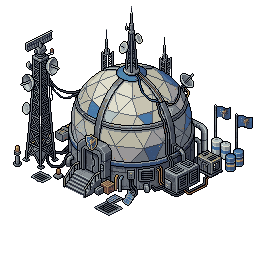
#> input picture art-source/allied-radar-helipad/supplied-radar dome.png, 256 x 256 px
$ python prepare_allied_radar_masts.py
#> lines starting #> are read from the running program, lines starting #| are printed output that depends on the picture; after the words box and inside, x2 and y2 are one past the last pixel; in counts of white or black regions, pixels touching at a corner belong together
"""Bounded alpha-only removal of enclosed radar mast background; no recoloring."""
from pathlib import Path
from PIL import Image,ImageDraw
import hashlib,json
ROOT=Path(__file__).resolve().parents[1]
ART=ROOT/'art-source/allied-radar-helipad'
SOURCE=ART/'supplied-radar dome.png'
# Interior faces only. Outer black contour, central posts, antennas, dishes,
# cables, dome and machinery are outside these polygons.
FACES=[[(35,62),(38,64),(38,146),(29,156),(30,140)],
       [(43,64),(47,67),(51,149),(44,156)],
       [(104,55),(105,55),(105,67),(103,69)],
       [(109,55),(111,56),(111,66),(109,66)],
       [(163,60),(164,60),(164,71),(162,71)],
       [(167,60),(169,61),(169,73),(167,71)],
       [(129,36),(130,36),(130,66),(129,66)],
       [(133,35),(134,35),(134,65),(133,65)]]
def main():
    im=Image.open(SOURCE).convert('RGBA');before=im.copy()
#> in main, im is the input picture: PIL image 256x256 RGBA; mean R, G, B, A 31.2, 32.7, 34.2, 89
    region=Image.new('L',im.size);draw=ImageDraw.Draw(region)
#> after `region = Image.new('L', im.size)`: region: PIL image 256x256 L; every value is 0
    for face in FACES:draw.polygon(face,fill=255)
    mask=Image.new('L',im.size);removed=[]
    for y in range(im.height):
        for x in range(im.width):
            # This exact repeated fill is the enclosed void, not a blanket black key.
            if region.getpixel((x,y)) and im.getpixel((x,y))==(0,1,7,255):
                im.putpixel((x,y),(0,1,7,0));mask.putpixel((x,y),255);removed.append([x,y])
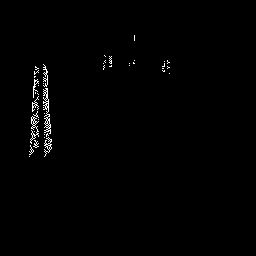
#> mask: PIL image 256x256 L; 0.83% white in thin lines or dots, all inside (x1, y1, x2, y2) = (29, 35, 170, 157)
#> after the loop, removed = 545 pairs, first value 29 to 169, second value 35 to 156
    im.save(ROOT/'mods/ca/bits/allies/buildings/radar dome.png');mask.save(ART/'mast-void-mask.png')
    (ART/'mast-cutout.json').write_text(json.dumps({'sourceSHA256':hashlib.sha256(SOURCE.read_bytes()).hexdigest(),'removedPixels':removed,'faces':FACES},indent=2)+'\n')
    sheet=Image.new('RGB',(1024,512),'#c5a679')
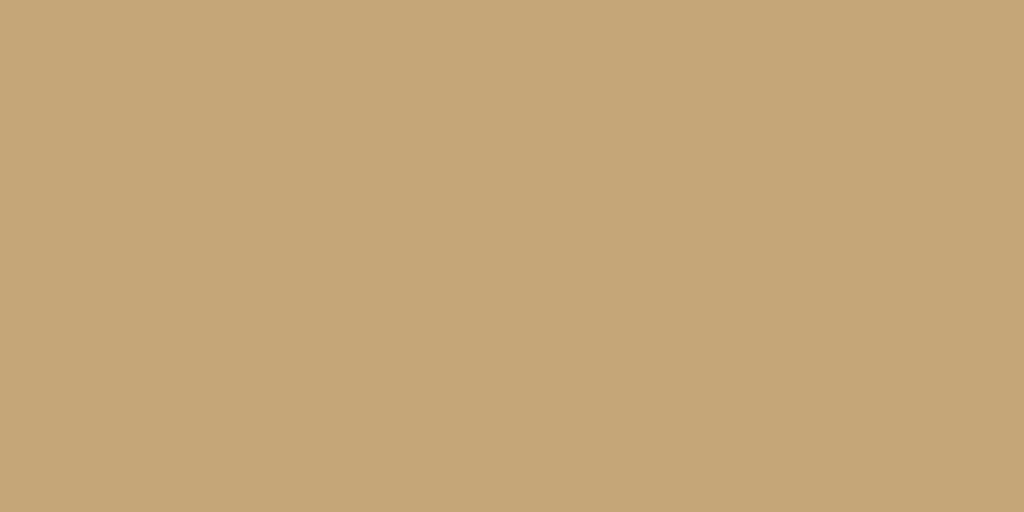
#> sheet: PIL image 1024x512 RGB; mean R, G, B 197, 166, 121
    for i,source in enumerate([before,im]):
        bg=Image.new('RGBA',source.size,'#c5a679');bg.alpha_composite(source)
        sheet.paste(bg.resize((512,512),Image.Resampling.NEAREST),(i*512,0))
#> this loop made 2 passes
#> pass 1, in main, `bg = Image.new('RGBA', source.size, '#c5a679')`:
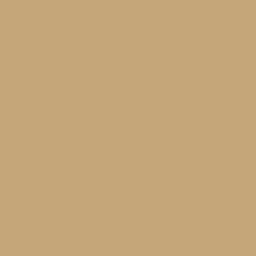
#> bg: PIL image 256x256 RGBA; mean R, G, B, A 197, 166, 121, 255
#> after the loop:
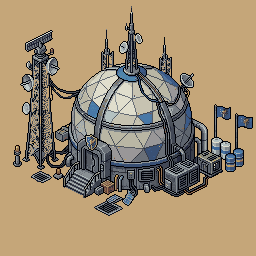
#> bg: PIL image 256x256 RGBA; mean R, G, B, A 161.1, 142.1, 113.9, 255
#> after the loop:
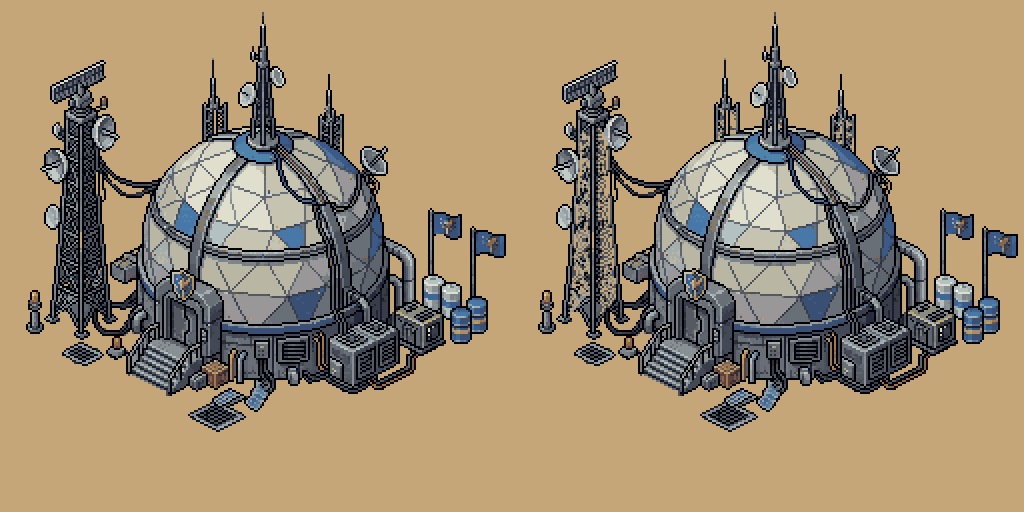
#> sheet: PIL image 1024x512 RGB; mean R, G, B 160.2, 141.4, 113.5
    sheet.save(ART/'mast-cutout-review.png')
    print('Opened',len(removed),'bounded mast-void pixels; RGB and all other alpha unchanged.')
#| Opened 545 bounded mast-void pixels; RGB and all other alpha unchanged.
if __name__=='__main__':main()
